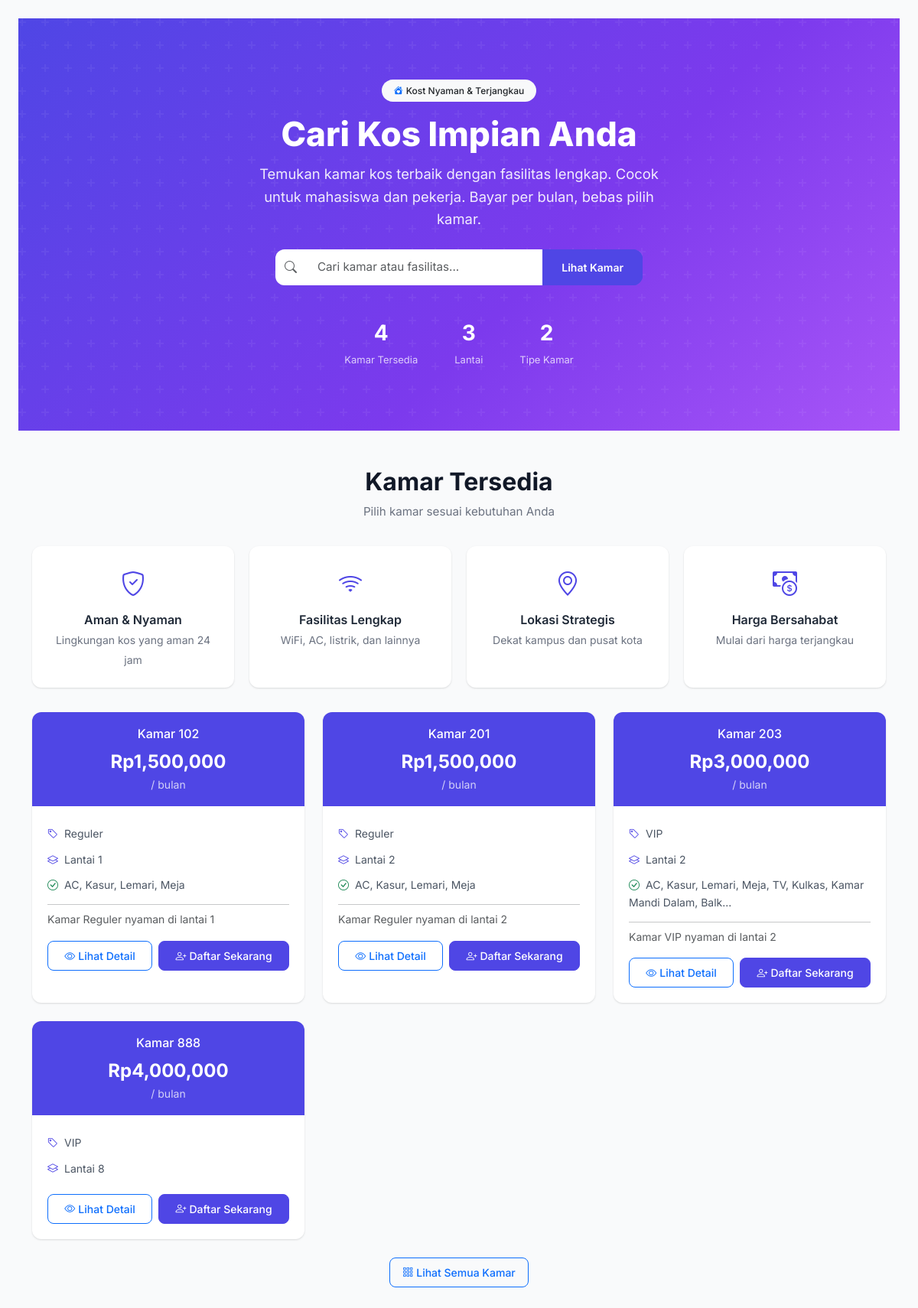
/onboarding/, run on an earlier commit of the app's database.
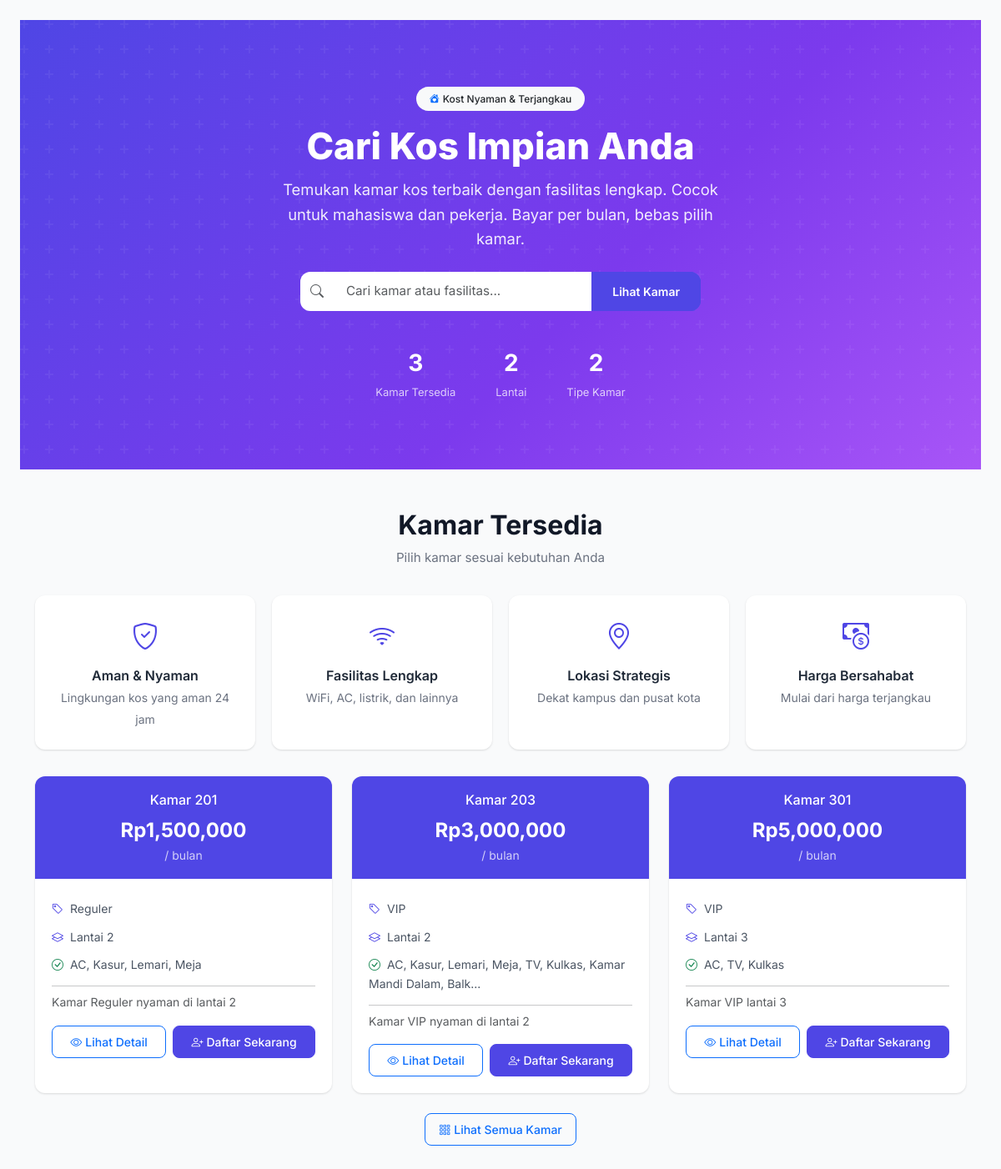
And on a later commit of the database.
### models.py (models this page shows, shortened)
class Room(db.Model):
    __tablename__ = "rooms"
    id = db.Column(db.Integer, primary_key=True)
    nomor_kamar = db.Column(db.String(10), unique=True, nullable=False)
    lantai = db.Column(db.Integer, default=1)
    tipe = db.Column(db.String(50), default="Reguler")
    harga_per_bulan = db.Column(db.Float, nullable=False)
    ukuran = db.Column(db.String(50))
    fasilitas = db.Column(db.Text)
    status = db.Column(db.String(20), default="tersedia")
    deskripsi = db.Column(db.Text)
    created_at = db.Column(db.DateTime, default=datetime.utcnow)
    bookings = db.relationship("Booking", backref="room", lazy="dynamic")
    maintenance_requests = db.relationship("MaintenanceRequest", backref="room", lazy="dynamic")

### routes/onboarding.py (the view)
@onboarding_bp.route("/")
def index():
    rooms = Room.query.filter_by(status="tersedia").order_by(Room.lantai, Room.nomor_kamar).all()
    return render_template("onboarding/index.html", rooms=rooms)

### app.py (called while the page is built)
def create_app():
    app = Flask(__name__)
    app.config.from_object("config.Config")
    db.init_app(app)
    login_manager.init_app(app)
    csrf.init_app(app)
    login_manager.login_view = "auth.login"
    login_manager.login_message = "Silakan login terlebih dahulu."
    from models import User
    @login_manager.user_loader
    def load_user(user_id):
        return User.query.get(int(user_id))
    @app.context_processor
    def inject_now():
        from datetime import datetime
        return {"now": datetime.now()}
    @app.context_processor
    def inject_utility():
        from datetime import date
        return {"date_today": date.today()}
    from routes import register_routes
    register_routes(app)
    with app.app_context():
        db.create_all()
    return app

### templates/onboarding/index.html (shortened to what the changed rows need)
{% extends "base.html" %}
{% block content %}
<div class="hero-section">
    <div class="hero-content">
        <h1>Cari Kos Impian Anda</h1>
        <div class="hero-stats">
            <div class="stat">
                <span class="stat-value">{{ rooms|length }}</span>
                <span class="stat-label">Kamar Tersedia</span>
            </div>
            <div class="stat">
                <span class="stat-value">{{ rooms|map(attribute='lantai')|unique|list|length }}</span>
                <span class="stat-label">Lantai</span>
            </div>
        </div>
    </div>
</div>
<div class="container py-5">
    <div class="section-title">
        <h2>Kamar Tersedia</h2>
    </div>
    {% if rooms %}
    <div class="row g-4">
        {% for room in rooms %}
        <div class="col-sm-6 col-lg-4">
            <div class="room-card card">
                <div class="room-header">
                    <div class="fw-medium mb-1">Kamar {{ room.nomor_kamar }}</div>
                    <div class="room-price">Rp{{ "{:,.0f}".format(room.harga_per_bulan) }}</div>
                    <div class="small opacity-75">/ bulan</div>
                </div>
                <div class="room-body">
                    <ul>
                        <li><i class="bi bi-tag"></i>{{ room.tipe }}</li>
                        <li><i class="bi bi-layers"></i>Lantai {{ room.lantai }}</li>
                        {% if room.fasilitas %}
                        <li><i class="bi bi-check-circle text-success"></i>{{ room.fasilitas[:60] }}{% if room.fasilitas|length > 60 %}...{% endif %}</li>
                        {% endif %}
                    </ul>
                    {% if room.deskripsi %}
                    <hr class="my-2">
                    <p class="small text-muted mb-0">{{ room.deskripsi[:100] }}{% if room.deskripsi|length > 100 %}...{% endif %}</p>
                    {% endif %}
                    <div class="d-flex gap-2 mt-3">
                        <a href="{{ url_for('onboarding.detail_kamar', id=room.id) }}" class="btn btn-outline-primary flex-fill">
                            <i class="bi bi-eye me-1"></i>Lihat Detail
                        </a>
                        <a href="{{ url_for('onboarding.daftar', room_id=room.id) }}" class="btn btn-primary flex-fill">
                            <i class="bi bi-person-plus me-1"></i>Daftar Sekarang
                        </a>
                    </div>
                </div>
            </div>
        </div>
        {% endfor %}
    </div>
    {% else %}
    <div class="empty-state">
        <i class="bi bi-door-closed"></i>
        <h5>Belum ada kamar tersedia</h5>
        <p class="text-muted">Saat ini belum ada kamar kosong. Silakan cek kembali nanti.</p>
    </div>
    {% endif %}
</div>
{% endblock %}

What changed in the data, as far as the page shows it:
no longer on this page (row edited): Room: nomor_kamar "102", harga_per_bulan "1,500,000", tipe "Reguler", lantai "1", fasilitas "AC, Kasur, Lemari, Meja", deskripsi "Kamar Reguler nyaman di lantai 1"
removed Room: nomor_kamar "888", harga_per_bulan "4,000,000", tipe "VIP", lantai "8"
added Room: nomor_kamar "301", harga_per_bulan "5,000,000", tipe "VIP", lantai "3", fasilitas "AC, TV, Kulkas", deskripsi "Kamar VIP lantai 3"
Also different on the page:
{{ rooms|length }}: "4" → "3"
{{ rooms|map(attribute='lantai')|unique|list|length }}: "3" → "2"
